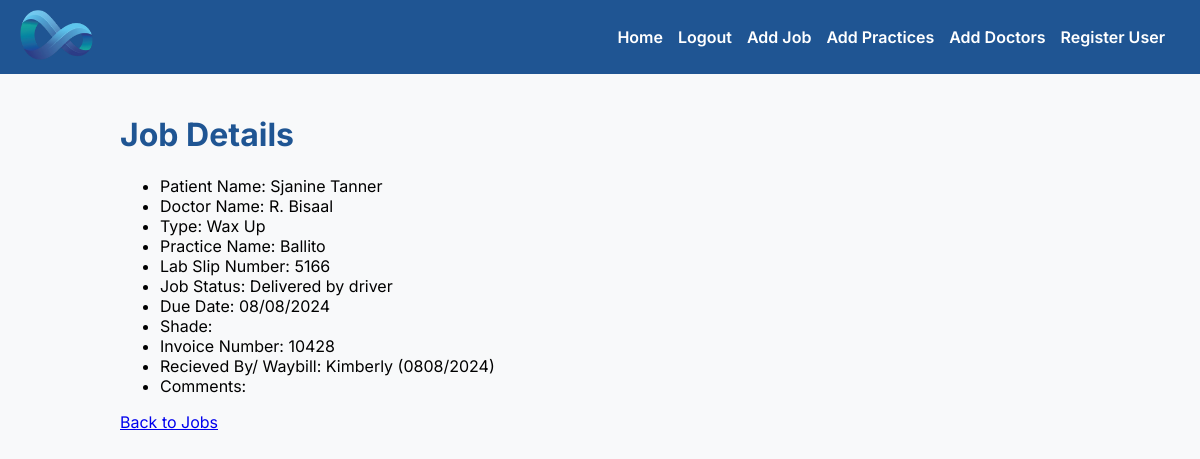
The page /job/2 (signed in) on the database its author committed.
### app/models.py (models this page shows, shortened)
class Job(db.Model):
    id = db.Column(db.Integer, primary_key=True)
    job_type = db.Column(db.String(64))
    practice_name = db.Column(db.String(64))
    doctor_name = db.Column(db.String(64))
    patient_name = db.Column(db.String(64))
    lab_slip_number = db.Column(db.String(64))
    job_status = db.Column(db.String(64))
    due_date = db.Column(db.Date)
    shade = db.Column(db.String(64))
    invoice_number = db.Column(db.String(64))
    delivery_info = db.Column(db.String(64))
    comments = db.Column(db.Text)
    created_date = db.Column(db.DateTime, default=datetime.utcnow)
    updated_date = db.Column(db.DateTime, default=datetime.utcnow, onupdate=datetime.utcnow)

### app/routes.py (the view)
@app.route('/job/<int:id>')
@login_required
def job(id):
    job = Job.query.get_or_404(id)
    return render_template('job.html', title='Job Details', job=job)

### app/models.py (called while the page is built)
@login.user_loader
def load_user(id):
    return User.query.get(int(id))

### app/templates/job.html
{% extends "base.html" %}
{% block content %}
  <h1>Job Details</h1>
  <ul>
    <li>Patient Name: {{ job.patient_name }}</li>
    <li>Doctor Name: {{ job.doctor_name }}</li>
    <li>Type: {{ job.job_type }}</li>
    <li>Practice Name: {{ job.practice_name }}</li>
    <li>Lab Slip Number: {{ job.lab_slip_number }}</li>
    <li>Job Status: {{ job.job_status }}</li>
    <li>Due Date: {{ job.due_date.strftime('%d/%m/%Y') }}</li>
    <li>Shade: {{ job.shade }}</li>
    <li>Invoice Number: {{ job.invoice_number }}</li>
    <li>Recieved By/ Waybill: {{ job.delivery_info }}</li>
    <li>Comments: {{ job.comments }}</li>
  </ul>
  <a href="{{ url_for('index') }}">Back to Jobs</a>
{% endblock %}

### app/static/style.css (style rules this page uses)
body { font-family: 'Inter', Arial, sans-serif; margin: 0; padding: 0; background-color: #f8f9fa; }
h1 { color: #1f5593; font-weight: 700; }

### rows shown on the page
Job: patient_name "Sjanine Tanner", doctor_name "R. Bisaal", job_type "Wax Up", practice_name "Ballito", lab_slip_number "5166", job_status "Delivered by driver", due_date "08/08/2024", invoice_number "10428", delivery_info "Kimberly (0808/2024)"
